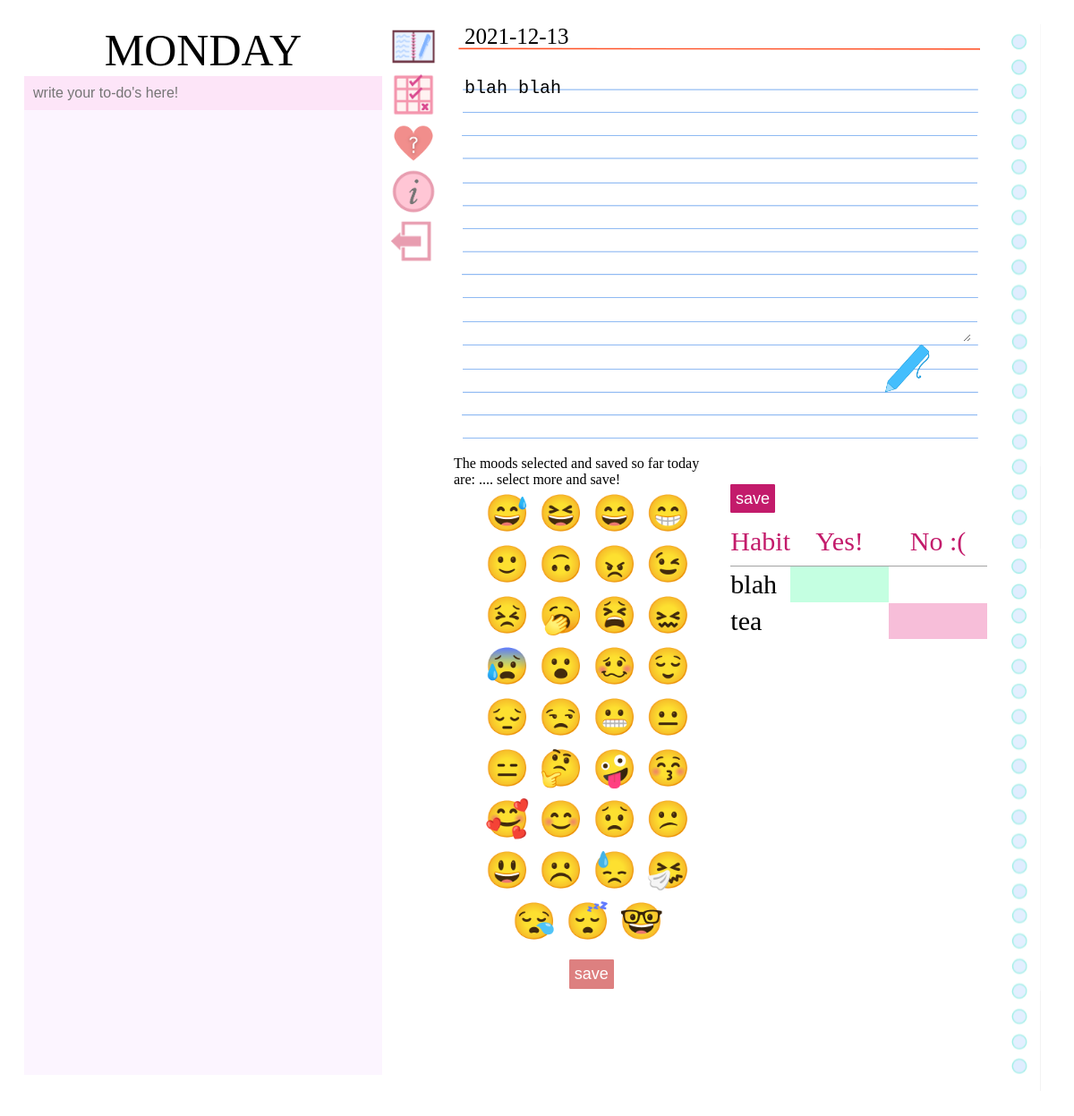
Before: /mainpage (signed in) with the older database file.
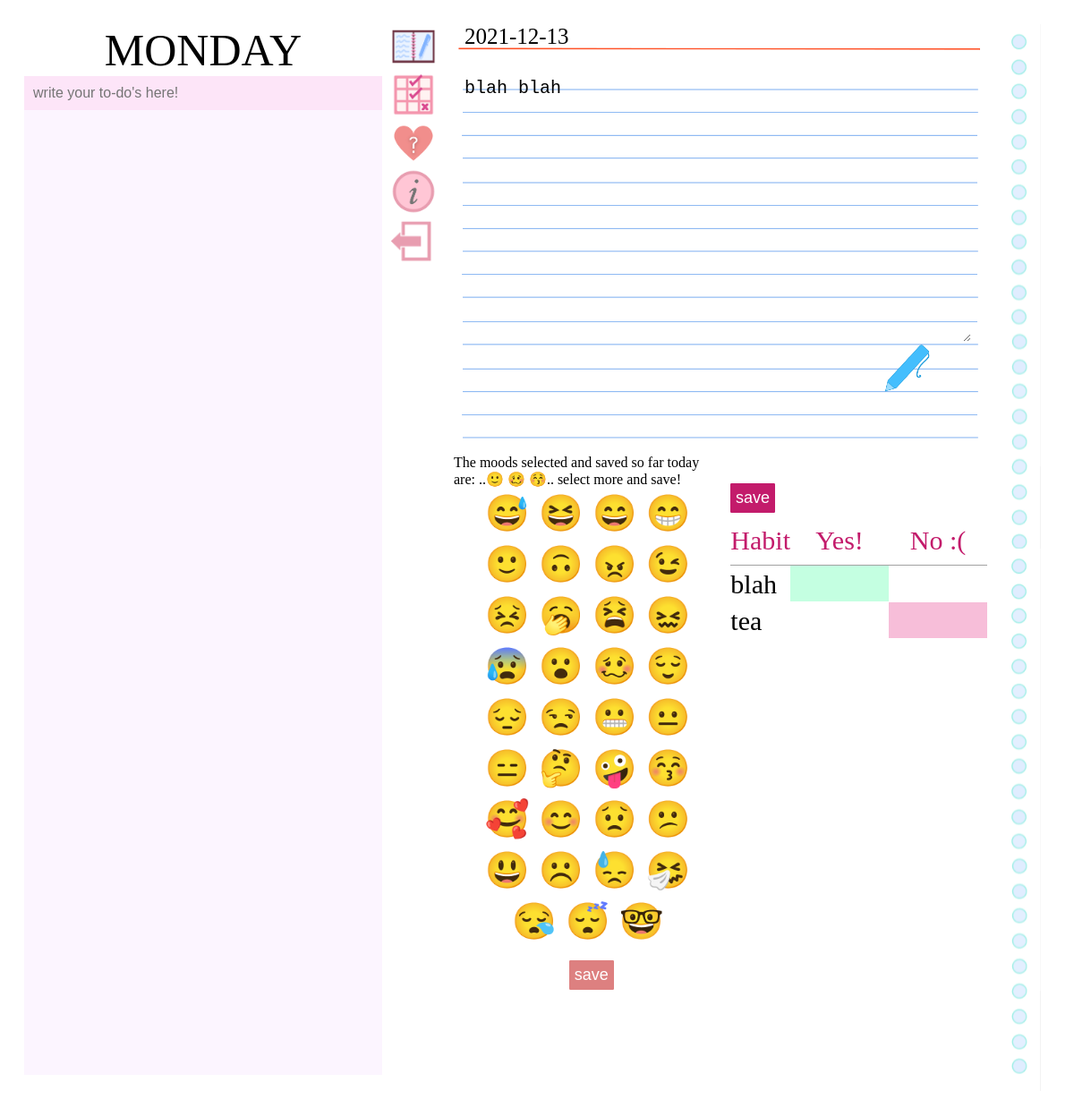
After: the same page with the newer database file.
### app/models.py (models this page shows, shortened)
class Journal(db.Model):
    id = db.Column(db.Integer, primary_key=True)
    date_posted = db.Column(db.Date, nullable=False, default= date.today())
    content = db.Column(db.Text, nullable=False)
    user_id = db.Column(db.Integer, db.ForeignKey('user.id'), nullable=False)

class Habit(db.Model):
    id = db.Column(db.Integer, primary_key=True)
    habit_name = db.Column(db.String(50), unique=False, nullable=False)
    habit_done = db.Column(db.Boolean, default=False, nullable=False)
    user_id = db.Column(db.Integer, db.ForeignKey('user.id'), nullable=False)
    date = db.Column(db.Date, nullable=False, default=date.today())

class Moods(db.Model):
    id = db.Column(db.Integer, primary_key=True)
    date= db.Column(db.Date, nullable=False, default= date.today())
    moodlist = db.Column(db.Text, nullable=False)
    user_id = db.Column(db.Integer, db.ForeignKey('user.id'), nullable=False)

### app/routes.py (the view, shortened to what this page needs)
@app.route("/mainpage", methods=['GET', 'POST'])
@login_required
def mainpage():
    todays_date= date.today()
    count= Counter
    todolist= Todo.query.filter_by(user_id=current_user.id)
    journal= Journal.query.filter_by(user_id=current_user.id, date_posted=todays_date).first() # will only ever be one journal
    moods = Moods.query.filter_by(user_id=current_user.id, date=todays_date).first()
    habit = Habit.query.filter_by(user_id = current_user.id, date = todays_date).first()
    if habit is not None: # habits exist for this user today
        habits = Habit.query.filter_by(user_id = current_user.id, date = todays_date)
        return render_template("mainpage.html", todays_date=todays_date, habits=habits, count=count, journal=journal, todolist=todolist, moods=moods)

### app/templates/mainpage.html (shortened to what this page needs)
<!doctype html>
<html lang="en">
  <head>
    <link rel="stylesheet" href="static\main.css">
  </head>
  <body onload="dayofWeek();">
        <div class="container">
            <div class="day">
                <div class="title" id="dayheader"> </div>
                <div id="content" style="font-size: medium;">
                    <form action="/add_todo" method="POST">
                        <input type="text" id="todo" onKeyPress="return checkSubmit(event)" placeholder="write your to-do's here!" name="todo"><br>
                    </form>
                </div>
            </div>
            <div class="nav_bar">
                <ul id ="nav_bar" style="position:static;">
                    <li class="nav-item"><a class="nav-link" href="/journal"><img src="static\images\journal_icon.png"></a></li>
                    <li class="nav-item"><a class="nav-link" href="/habittracker"><img src="static\images\habittracker_icon.png"></a></li>
                    <li class="nav-item"><a class="nav-link" href="/moodtracker"><img src="static\images\moodtracker_icon.png"></a></li>
                    <li class="nav-item"><a class="nav-link" href="/info"><img src="static\images\information_icon.png"></a></li>
                    <li id="settings"><a class="nav-item nav-link" href="{{ url_for('logout') }}"><img src="static\images\logout_icon.png"></a></li>
                </ul>
            </div>
            <div class="journal">
                {% if journal %}
                    <form action="{{ '/journal/' + journal.id|string + '/update' }}" method="POST" style="width: 100%; height: 70%;">
                        <label for="journal" style="padding-left: 2%; font-size: 25px;">{{ todays_date }}</label><br>
                        <textarea id="journal" name="journal">{{ journal.content }}</textarea><br>
                        <input type="image" src="static\images\pen_icon.png" width="10%" style="margin-left: 80%;" alt="Submit">
                    </form>
                {% endif %}
            </div>
            <div class="habit">
                <div id="table">
                    <table>
                        <thead>
                            <tr>
                                <th scope="col" id="habitheader">Habit</th>
                                <th scope="col">Yes!</th>
                                <th scope="col">No :(</th>
                            </tr>
                        </thead><br/>
                        <tbody>
                            <form action="/habitdone/update" method="POST">
                                {% if habits[0] %}
                                    {% if habits[0].habit_done == True %}
                                        <tr>
                                            <td scope="row" id="habitname">{{ habits[0].habit_name }}</td>
                                            <td><input class="checkbox-tools" type="radio" name="habit0" id="tool-1" value="True" checked>
                                                <label class="for-checkbox-tools" for="tool-1" id="tool-1" ></td>
                                            <td><input class="checkbox-tools" type="radio" name="habit0" id="tool-2" value="False" >
                                                <label class="for-checkbox-tools" for="tool-2" id="tool-2"></td>
                                        </tr>
                                    {% endif %}
                                {% endif %}
                                {% if habits[1] %}
                                    {% if habits[1].habit_done == True %}
                                        <tr>
                                            <td scope="row" id="habitname">{{ habits[1].habit_name }}</td>
                                            <td><input class="checkbox-tools" type="radio" name="habit1" id="tool-3" value="True" checked>
                                                <label class="for-checkbox-tools" for="tool-3" id="tool-3" ></td>
                                            <td><input class="checkbox-tools" type="radio" name="habit1" id="tool-4" value="False" >
                                                <label class="for-checkbox-tools" for="tool-4" id="tool-4"></td>
                                        </tr>
                                        <style>
                                            .checkbox-tools:not(:checked) + label#tool-3{
                                                background-color: var(rgb(217, 255, 240));
                                            }
                                            .checkbox-tools:checked + label#tool-3{
                                                background-color: #C4FFE1;
                                            }
                                        </style>
                                    {% elif habits[1].habit_done == False %}
                                        <tr>
                                            <td scope="row" id="habitname">{{ habits[1].habit_name }}</td>
                                            <td><input class="checkbox-tools" type="radio" name="habit1" id="tool-3" value="True" >
                                                <label class="for-checkbox-tools" for="tool-3" id="tool-3" ></td>
                                            <td><input class="checkbox-tools" type="radio" name="habit1" id="tool-4" value="False" checked>
                                                <label class="for-checkbox-tools" for="tool-4" id="tool-4"></td>
                                        </tr>
                                    {% endif %}
                                {% endif %}
                                <input type='submit' class="habit-save" value="save">
                            </form>
                        </tbody>
                    </table>
                </div>
            </div>
            <div class="moodtracker">
                <label for="moodtracker"> The moods selected and saved so far today are: ..{{ moods.moodlist }}.. select more and save!</label>
                <form action="/add_moods" id="moodtracker" method="POST">
                    <div id="moods">
                        <div><input type="checkbox" name="mood" id="cb1" value ='😅'>
                            <label for="cb1"><a id="emoji">😅</a></label>
                        </div>
                        <div><input type="checkbox" name="mood" id="cb2" value ='😆'>
                            <label for="cb2"><a id="emoji">😆</a></label>
                        </div>
                        <div><input type="checkbox" name="mood"id="cb3" value ='😄'>
                            <label for="cb3"><a id="emoji">😄</a></label>
                        </div>
                        <div><input type="checkbox" name="mood" id="cb4"  value ='😁'>
                            <label for="cb4"><a id="emoji">😁</a></label>
                        </div>
                        <div><input type="checkbox" id="cb5" name="mood" value ='🙂'>
                            <label for="cb5"><a id="emoji">🙂</a></label>
                        </div>
                        <div><input type="checkbox" id="cb6" name="mood" value ='🙃' >
                            <label for="cb6"><a id="emoji">🙃</a></label>
                        </div>
                        <div><input type="checkbox" id="cb7" name="mood" value ='😠'>
                            <label for="cb7"><a id="emoji">😠</a></label>
                        </div>
                        <div><input type="checkbox" id="cb8" name="mood" value ='😉'>
                            <label for="cb8"><a id="emoji">😉</a></label>
                        </div>
                        <div><input type="checkbox" id="cb9" name="mood" value ='😣'>
                            <label for="cb9"><a id="emoji">😣</a></label>
                        </div>
                        <div><input type="checkbox" id="cb10" name="mood" value ='🥱' >
                            <label for="cb10"><a id="emoji">🥱</a></label>
                        </div>
                        <div><input type="checkbox" id="cb11" name="mood" value ='😫'>
                            <label for="cb11"><a id="emoji">😫</a></label>
                        </div>
                        <div><input type="checkbox" id="cb12" name="mood" value ='😖'>
                            <label for="cb12"><a id="emoji">😖</a></label>
                        </div>
                        <div><input type="checkbox" id="cb13" name="mood" value ='😰'>
                            <label for="cb13"><a id="emoji">😰</a></label>
                        </div>
                        <div><input type="checkbox" id="cb14" name="mood" value ='😮'>
                            <label for="cb14"><a id="emoji">😮</a></label>
                        </div>
                        <div><input type="checkbox" id="cb15" name="mood" value ='🥴'>
                            <label for="cb15"><a id="emoji">🥴</a></label>
                        </div>
                        <div><input type="checkbox" id="cb16" name="mood" value ='😌'>
                            <label for="cb16"><a id="emoji">😌</a></label>
                        </div>
                        <div><input type="checkbox" id="cb17" name="mood" value ='😔'>
                            <label for="cb17"><a id="emoji">😔</a></label>
                        </div>
                        <div><input type="checkbox" id="cb18" name="mood" value ='😒'>
                            <label for="cb18"><a id="emoji">😒</a></label>
                        </div>
                        <div><input type="checkbox" id="cb19" name="mood" value ='😬'>
                            <label for="cb19"><a id="emoji">😬</a></label>
                        </div>
                        <div><input type="checkbox" id="cb20" name="mood" value ='😐'>
                            <label for="cb20"><a id="emoji">😐</a></label>
                        </div>
                        <div><input type="checkbox" id="cb21" name="mood" value ='😑'>
                            <label for="cb21"><a id="emoji">😑</a></label>
                        </div>
                        <div><input type="checkbox" id="cb22" name="mood" value ='🤔'>
                            <label for="cb22"><a id="emoji">🤔</a></label>
                        </div>
                        <div><input type="checkbox" id="cb23" name="mood" value ='🤪'>
                            <label for="cb23"><a id="emoji">🤪</a></label>
                        </div>
                        <div><input type="checkbox" id="cb24" name="mood" value ='😚'>
                            <label for="cb24"><a id="emoji">😚</a></label>
                        </div>
                        <div><input type="checkbox" id="cb25" name="mood" value ='🥰'>
                            <label for="cb25"><a id="emoji">🥰</a></label>
                        </div>
                        <div><input type="checkbox" id="cb26" name="mood" value ='😊'>
                            <label for="cb26"><a id="emoji">😊</a></label>
                        </div>
                        <div><input type="checkbox" id="cb27" name="mood" value ='😟'>
                            <label for="cb27"><a id="emoji">😟</a></label>
                        </div>
                        <div><input type="checkbox" id="cb28" name="mood" value ='😕'>
                            <label for="cb28"><a id="emoji">😕</a></label>
                        </div>
                        <div><input type="checkbox" id="cb29" name="mood" value ='😃'>
                            <label for="cb29"><a id="emoji">😃</a></label>
                        </div>
                        <div><input type="checkbox" id="cb30" name="mood" value ='☹️'>
                            <label for="cb30"><a id="emoji">☹️</a></label>
                        </div>
                        <div><input type="checkbox" id="cb31" name="mood" value ='😓'>
                            <label for="cb31"><a id="emoji">😓</a></label>
                        </div>
                        <div><input type="checkbox" id="cb32" name="mood" value ='🤧'>
                            <label for="cb32"><a id="emoji">🤧</a></label>
                        </div>
                        <div><input type="checkbox" id="cb33" name="mood" value ='😪'>
                            <label for="cb33"><a id="emoji">😪</a></label>
                        </div>
                        <div><input type="checkbox" id="cb34" name="mood" value ='😴'>
                            <label for="cb34"><a id="emoji">😴</a></label>
                        </div>
                        <div><input type="checkbox" id="cb35" name="mood" value ='🤓'>
                            <label for="cb35"><a id="emoji">🤓</a></label>
                        </div>
                    </div>
                    <input type="submit" class="mood-save" value= "save">
                </form>
            </div>
            <div class="coil">
                <img src="static\images\journaledge.png " width="60%" style="align-self: flex-end;">
                <img src="static\images\journaledge.png " width="60%" style="align-self: flex-end; margin-top: -39%;">
            </div>
        </div>
  </body>
</html>

Changed rows visible on the page:
added Moods: moodlist "🙂 🥴 😚"
